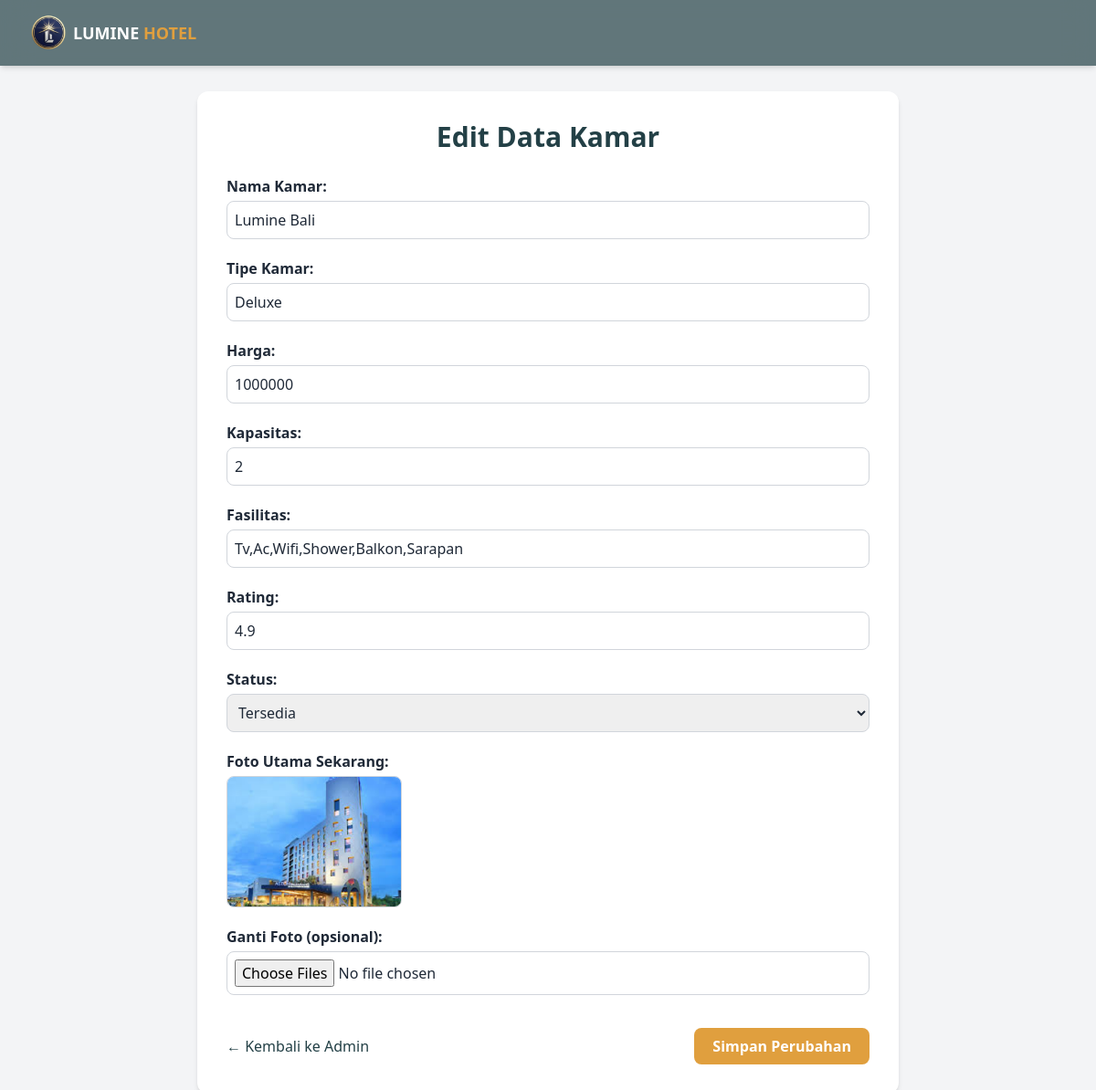
Page /design/edit_admin.php?id=10 on the committed database.
### tables this page shows
CREATE TABLE `kamar` (
  `kamar_id` int NOT NULL,
  `nama_kamar` varchar(100) DEFAULT NULL,
  `tipe_kamar` varchar(50) DEFAULT NULL,
  `harga` int DEFAULT NULL,
  `kapasitas` varchar(100) DEFAULT NULL,
  `fasilitas` varchar(100) DEFAULT NULL,
  `foto` varchar(255) DEFAULT NULL,
  `status` enum('tersedia','penuh') DEFAULT NULL,
  `alamat` varchar(255) NOT NULL,
  `rating` decimal(2,1) NOT NULL
);

### design/edit_admin.php (the view, shortened to what this page needs)
<?php
$database = new Database();
$conn = $database->getConnection();
$id = $_GET['id'] ?? null;
$q = mysqli_query($conn, "SELECT * FROM kamar WHERE kamar_id='$id'");
$data = mysqli_fetch_assoc($q);
?>
<!DOCTYPE html>
<html lang="en">
<head>
    <script src="https://cdn.tailwindcss.com"></script>
</head>
<body class="bg-gray-100 text-gray-800">
    <nav class="fixed top-0 left-0 w-full z-50 bg-[#234046]/70 backdrop-blur-lg shadow-md">
        <div class="flex justify-between items-center px-8 py-4">
            <a href="admin.php" class="flex items-center space-x-2">
                <img src="../image/logobener.png" alt="logo" class="w-10">
                <p class="font-semibold text-white text-lg">
                    LUMINE <span class="text-[#e09f3e] font-bold">HOTEL</span>
                </p>
            </a>
        </div>
    </nav>
    <main class="pt-[100px] px-6 md:px-20">
        <div class="max-w-3xl mx-auto bg-white p-8 rounded-xl shadow-md">
            <h2 class="text-3xl font-bold text-[#234046] mb-6 text-center">Edit Data Kamar</h2>
            <form action="../act/edit_kamar.php" method="POST" enctype="multipart/form-data" class="space-y-5">
                <div>
                    <label class="block font-semibold mb-1">Nama Kamar:</label>
                    <input type="text" name="nama_kamar" value="<?php echo $data['nama_kamar']; ?>" required
                        class="w-full border border-gray-300 rounded-lg p-2 focus:ring-2 focus:ring-[#e09f3e] outline-none">
                </div>
                <div>
                    <label class="block font-semibold mb-1">Tipe Kamar:</label>
                    <input type="text" name="tipe_kamar" value="<?php echo $data['tipe_kamar']; ?>" required
                        class="w-full border border-gray-300 rounded-lg p-2 focus:ring-2 focus:ring-[#e09f3e] outline-none">
                </div>
                <div>
                    <label class="block font-semibold mb-1">Harga:</label>
                    <input type="number" name="harga" value="<?php echo $data['harga']; ?>" required
                        class="w-full border border-gray-300 rounded-lg p-2 focus:ring-2 focus:ring-[#e09f3e] outline-none">
                </div>
                <div>
                    <label class="block font-semibold mb-1">Kapasitas:</label>
                    <input type="text" name="kapasitas" value="<?php echo $data['kapasitas']; ?>" required
                        class="w-full border border-gray-300 rounded-lg p-2 focus:ring-2 focus:ring-[#e09f3e] outline-none">
                </div>
                <div>
                    <label class="block font-semibold mb-1">Fasilitas:</label>
                    <input type="text" name="fasilitas" value="<?php echo $data['fasilitas']; ?>" required
                        class="w-full border border-gray-300 rounded-lg p-2 focus:ring-2 focus:ring-[#e09f3e] outline-none">
                </div>
                <div>
                    <label class="block font-semibold mb-1">Rating:</label>
                    <input type="text" name="rating" value="<?php echo $data['rating']; ?>" required
                        class="w-full border border-gray-300 rounded-lg p-2 focus:ring-2 focus:ring-[#e09f3e] outline-none">
                </div>
                <div>
                    <label class="block font-semibold mb-1">Status:</label>
                    <select name="status" required
                        class="w-full border border-gray-300 rounded-lg p-2 focus:ring-2 focus:ring-[#e09f3e] outline-none">
                        <option value="tersedia" <?php if ($data['status'] == 'tersedia') echo 'selected'; ?>>Tersedia</option>
                    </select>
                </div>
                <div>
                    <label class="block font-semibold mb-1">Foto Utama Sekarang:</label>
                    <img src="../<?php echo $data['foto']; ?>" alt="Foto Kamar" class="w-48 h-36 rounded-lg object-cover border border-gray-300">
                </div>
                <div>
                    <label class="block font-semibold mb-1">Ganti Foto (opsional):</label>
                    <input type="file" name="foto[]" multiple accept="image/*"
                        class="w-full border border-gray-300 rounded-lg p-2 focus:ring-2 focus:ring-[#e09f3e] outline-none">
                </div>
                <div class="flex justify-between items-center pt-4">
                    <a href="admin.php"
                        class="text-[#234046] font-medium hover:underline hover:text-[#e09f3e] transition">
                        ← Kembali ke Admin
                    </a>
                    <button type="submit" name="update"
                        class="bg-[#e09f3e] hover:bg-[#c58632] text-white font-semibold px-5 py-2 rounded-lg transition">
                        Simpan Perubahan
                    </button>
                </div>
            </form>
        </div>
    </main>
</body>
</html>

### rows in the picture
kamar: nama_kamar "Lumine Bali", tipe_kamar "Deluxe", harga "1000000", kapasitas "2", fasilitas "Tv,Ac,Wifi,Shower,Balkon,Sarapan", rating "4.9", status "Tersedia", foto (picture)
